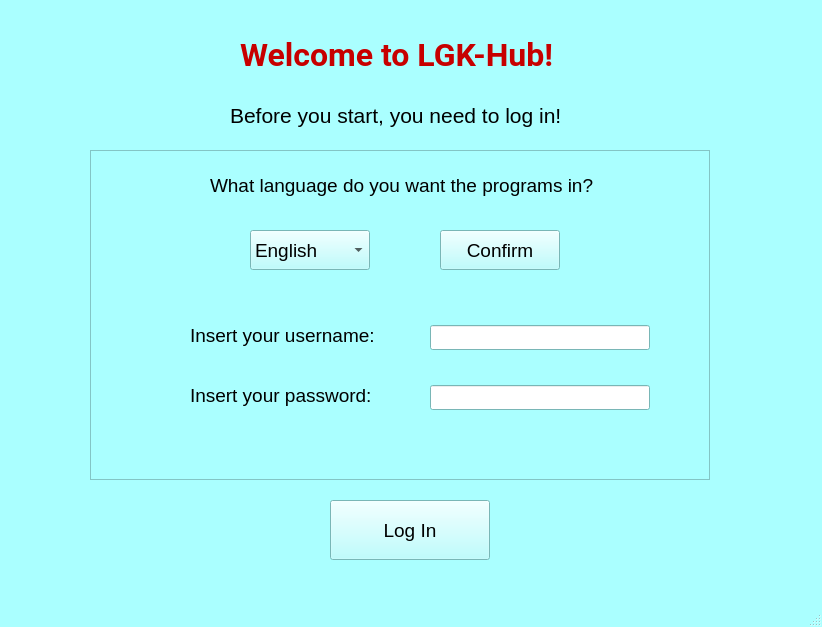
<?xml version="1.0" encoding="UTF-8"?>
<ui version="4.0">
 <class>MainWindow</class>
 <widget class="QMainWindow" name="MainWindow">
  <property name="geometry">
   <rect>
    <x>0</x>
    <y>0</y>
    <width>822</width>
    <height>627</height>
   </rect>
  </property>
  <property name="palette">
   <palette>
    <active>
     <colorrole role="WindowText">
      <brush brushstyle="SolidPattern">
       <color alpha="255">
        <red>0</red>
        <green>0</green>
        <blue>0</blue>
       </color>
      </brush>
     </colorrole>
     <colorrole role="Button">
      <brush brushstyle="SolidPattern">
       <color alpha="255">
        <red>170</red>
        <green>255</green>
        <blue>255</blue>
       </color>
      </brush>
     </colorrole>
     <colorrole role="Light">
      <brush brushstyle="SolidPattern">
       <color alpha="255">
        <red>255</red>
        <green>255</green>
        <blue>255</blue>
       </color>
      </brush>
     </colorrole>
     <colorrole role="Midlight">
      <brush brushstyle="SolidPattern">
       <color alpha="255">
        <red>212</red>
        <green>255</green>
        <blue>255</blue>
       </color>
      </brush>
     </colorrole>
     <colorrole role="Dark">
      <brush brushstyle="SolidPattern">
       <color alpha="255">
        <red>85</red>
        <green>127</green>
        <blue>127</blue>
       </color>
      </brush>
     </colorrole>
     <colorrole role="Mid">
      <brush brushstyle="SolidPattern">
       <color alpha="255">
        <red>113</red>
        <green>170</green>
        <blue>170</blue>
       </color>
      </brush>
     </colorrole>
     <colorrole role="Text">
      <brush brushstyle="SolidPattern">
       <color alpha="255">
        <red>0</red>
        <green>0</green>
        <blue>0</blue>
       </color>
      </brush>
     </colorrole>
     <colorrole role="BrightText">
      <brush brushstyle="SolidPattern">
       <color alpha="255">
        <red>255</red>
        <green>255</green>
        <blue>255</blue>
       </color>
      </brush>
     </colorrole>
     <colorrole role="ButtonText">
      <brush brushstyle="SolidPattern">
       <color alpha="255">
        <red>0</red>
        <green>0</green>
        <blue>0</blue>
       </color>
      </brush>
     </colorrole>
     <colorrole role="Base">
      <brush brushstyle="SolidPattern">
       <color alpha="255">
        <red>255</red>
        <green>255</green>
        <blue>255</blue>
       </color>
      </brush>
     </colorrole>
     <colorrole role="Window">
      <brush brushstyle="SolidPattern">
       <color alpha="255">
        <red>170</red>
        <green>255</green>
        <blue>255</blue>
       </color>
      </brush>
     </colorrole>
     <colorrole role="Shadow">
      <brush brushstyle="SolidPattern">
       <color alpha="255">
        <red>0</red>
        <green>0</green>
        <blue>0</blue>
       </color>
      </brush>
     </colorrole>
     <colorrole role="AlternateBase">
      <brush brushstyle="SolidPattern">
       <color alpha="255">
        <red>212</red>
        <green>255</green>
        <blue>255</blue>
       </color>
      </brush>
     </colorrole>
     <colorrole role="ToolTipBase">
      <brush brushstyle="SolidPattern">
       <color alpha="255">
        <red>255</red>
        <green>255</green>
        <blue>220</blue>
       </color>
      </brush>
     </colorrole>
     <colorrole role="ToolTipText">
      <brush brushstyle="SolidPattern">
       <color alpha="255">
        <red>0</red>
        <green>0</green>
        <blue>0</blue>
       </color>
      </brush>
     </colorrole>
     <colorrole role="PlaceholderText">
      <brush brushstyle="SolidPattern">
       <color alpha="128">
        <red>0</red>
        <green>0</green>
        <blue>0</blue>
       </color>
      </brush>
     </colorrole>
    </active>
    <inactive>
     <colorrole role="WindowText">
      <brush brushstyle="SolidPattern">
       <color alpha="255">
        <red>0</red>
        <green>0</green>
        <blue>0</blue>
       </color>
      </brush>
     </colorrole>
     <colorrole role="Button">
      <brush brushstyle="SolidPattern">
       <color alpha="255">
        <red>170</red>
        <green>255</green>
        <blue>255</blue>
       </color>
      </brush>
     </colorrole>
     <colorrole role="Light">
      <brush brushstyle="SolidPattern">
       <color alpha="255">
        <red>255</red>
        <green>255</green>
        <blue>255</blue>
       </color>
      </brush>
     </colorrole>
     <colorrole role="Midlight">
      <brush brushstyle="SolidPattern">
       <color alpha="255">
        <red>212</red>
        <green>255</green>
        <blue>255</blue>
       </color>
      </brush>
     </colorrole>
     <colorrole role="Dark">
      <brush brushstyle="SolidPattern">
       <color alpha="255">
        <red>85</red>
        <green>127</green>
        <blue>127</blue>
       </color>
      </brush>
     </colorrole>
     <colorrole role="Mid">
      <brush brushstyle="SolidPattern">
       <color alpha="255">
        <red>113</red>
        <green>170</green>
        <blue>170</blue>
       </color>
      </brush>
     </colorrole>
     <colorrole role="Text">
      <brush brushstyle="SolidPattern">
       <color alpha="255">
        <red>0</red>
        <green>0</green>
        <blue>0</blue>
       </color>
      </brush>
     </colorrole>
     <colorrole role="BrightText">
      <brush brushstyle="SolidPattern">
       <color alpha="255">
        <red>255</red>
        <green>255</green>
        <blue>255</blue>
       </color>
      </brush>
     </colorrole>
     <colorrole role="ButtonText">
      <brush brushstyle="SolidPattern">
       <color alpha="255">
        <red>0</red>
        <green>0</green>
        <blue>0</blue>
       </color>
      </brush>
     </colorrole>
     <colorrole role="Base">
      <brush brushstyle="SolidPattern">
       <color alpha="255">
        <red>255</red>
        <green>255</green>
        <blue>255</blue>
       </color>
      </brush>
     </colorrole>
     <colorrole role="Window">
      <brush brushstyle="SolidPattern">
       <color alpha="255">
        <red>170</red>
        <green>255</green>
        <blue>255</blue>
       </color>
      </brush>
     </colorrole>
     <colorrole role="Shadow">
      <brush brushstyle="SolidPattern">
       <color alpha="255">
        <red>0</red>
        <green>0</green>
        <blue>0</blue>
       </color>
      </brush>
     </colorrole>
     <colorrole role="AlternateBase">
      <brush brushstyle="SolidPattern">
       <color alpha="255">
        <red>212</red>
        <green>255</green>
        <blue>255</blue>
       </color>
      </brush>
     </colorrole>
     <colorrole role="ToolTipBase">
      <brush brushstyle="SolidPattern">
       <color alpha="255">
        <red>255</red>
        <green>255</green>
        <blue>220</blue>
       </color>
      </brush>
     </colorrole>
     <colorrole role="ToolTipText">
      <brush brushstyle="SolidPattern">
       <color alpha="255">
        <red>0</red>
        <green>0</green>
        <blue>0</blue>
       </color>
      </brush>
     </colorrole>
     <colorrole role="PlaceholderText">
      <brush brushstyle="SolidPattern">
       <color alpha="128">
        <red>0</red>
        <green>0</green>
        <blue>0</blue>
       </color>
      </brush>
     </colorrole>
    </inactive>
    <disabled>
     <colorrole role="WindowText">
      <brush brushstyle="SolidPattern">
       <color alpha="255">
        <red>85</red>
        <green>127</green>
        <blue>127</blue>
       </color>
      </brush>
     </colorrole>
     <colorrole role="Button">
      <brush brushstyle="SolidPattern">
       <color alpha="255">
        <red>170</red>
        <green>255</green>
        <blue>255</blue>
       </color>
      </brush>
     </colorrole>
     <colorrole role="Light">
      <brush brushstyle="SolidPattern">
       <color alpha="255">
        <red>255</red>
        <green>255</green>
        <blue>255</blue>
       </color>
      </brush>
     </colorrole>
     <colorrole role="Midlight">
      <brush brushstyle="SolidPattern">
       <color alpha="255">
        <red>212</red>
        <green>255</green>
        <blue>255</blue>
       </color>
      </brush>
     </colorrole>
     <colorrole role="Dark">
      <brush brushstyle="SolidPattern">
       <color alpha="255">
        <red>85</red>
        <green>127</green>
        <blue>127</blue>
       </color>
      </brush>
     </colorrole>
     <colorrole role="Mid">
      <brush brushstyle="SolidPattern">
       <color alpha="255">
        <red>113</red>
        <green>170</green>
        <blue>170</blue>
       </color>
      </brush>
     </colorrole>
     <colorrole role="Text">
      <brush brushstyle="SolidPattern">
       <color alpha="255">
        <red>85</red>
        <green>127</green>
        <blue>127</blue>
       </color>
      </brush>
     </colorrole>
     <colorrole role="BrightText">
      <brush brushstyle="SolidPattern">
       <color alpha="255">
        <red>255</red>
        <green>255</green>
        <blue>255</blue>
       </color>
      </brush>
     </colorrole>
     <colorrole role="ButtonText">
      <brush brushstyle="SolidPattern">
       <color alpha="255">
        <red>85</red>
        <green>127</green>
        <blue>127</blue>
       </color>
      </brush>
     </colorrole>
     <colorrole role="Base">
      <brush brushstyle="SolidPattern">
       <color alpha="255">
        <red>170</red>
        <green>255</green>
        <blue>255</blue>
       </color>
      </brush>
     </colorrole>
     <colorrole role="Window">
      <brush brushstyle="SolidPattern">
       <color alpha="255">
        <red>170</red>
        <green>255</green>
        <blue>255</blue>
       </color>
      </brush>
     </colorrole>
     <colorrole role="Shadow">
      <brush brushstyle="SolidPattern">
       <color alpha="255">
        <red>0</red>
        <green>0</green>
        <blue>0</blue>
       </color>
      </brush>
     </colorrole>
     <colorrole role="AlternateBase">
      <brush brushstyle="SolidPattern">
       <color alpha="255">
        <red>170</red>
        <green>255</green>
        <blue>255</blue>
       </color>
      </brush>
     </colorrole>
     <colorrole role="ToolTipBase">
      <brush brushstyle="SolidPattern">
       <color alpha="255">
        <red>255</red>
        <green>255</green>
        <blue>220</blue>
       </color>
      </brush>
     </colorrole>
     <colorrole role="ToolTipText">
      <brush brushstyle="SolidPattern">
       <color alpha="255">
        <red>0</red>
        <green>0</green>
        <blue>0</blue>
       </color>
      </brush>
     </colorrole>
     <colorrole role="PlaceholderText">
      <brush brushstyle="SolidPattern">
       <color alpha="128">
        <red>0</red>
        <green>0</green>
        <blue>0</blue>
       </color>
      </brush>
     </colorrole>
    </disabled>
   </palette>
  </property>
  <property name="windowTitle">
   <string>MainWindow</string>
  </property>
  <widget class="QWidget" name="centralwidget">
   <widget class="QLabel" name="benvenuto">
    <property name="geometry">
     <rect>
      <x>240</x>
      <y>10</y>
      <width>340</width>
      <height>90</height>
     </rect>
    </property>
    <property name="palette">
     <palette>
      <active>
       <colorrole role="WindowText">
        <brush brushstyle="SolidPattern">
         <color alpha="255">
          <red>199</red>
          <green>0</green>
          <blue>0</blue>
         </color>
        </brush>
       </colorrole>
       <colorrole role="Button">
        <brush brushstyle="SolidPattern">
         <color alpha="255">
          <red>255</red>
          <green>0</green>
          <blue>0</blue>
         </color>
        </brush>
       </colorrole>
       <colorrole role="Light">
        <brush brushstyle="SolidPattern">
         <color alpha="255">
          <red>255</red>
          <green>127</green>
          <blue>127</blue>
         </color>
        </brush>
       </colorrole>
       <colorrole role="Midlight">
        <brush brushstyle="SolidPattern">
         <color alpha="255">
          <red>255</red>
          <green>63</green>
          <blue>63</blue>
         </color>
        </brush>
       </colorrole>
       <colorrole role="Dark">
        <brush brushstyle="SolidPattern">
         <color alpha="255">
          <red>127</red>
          <green>0</green>
          <blue>0</blue>
         </color>
        </brush>
       </colorrole>
       <colorrole role="Mid">
        <brush brushstyle="SolidPattern">
         <color alpha="255">
          <red>170</red>
          <green>0</green>
          <blue>0</blue>
         </color>
        </brush>
       </colorrole>
       <colorrole role="Text">
        <brush brushstyle="SolidPattern">
         <color alpha="255">
          <red>0</red>
          <green>0</green>
          <blue>0</blue>
         </color>
        </brush>
       </colorrole>
       <colorrole role="BrightText">
        <brush brushstyle="SolidPattern">
         <color alpha="255">
          <red>255</red>
          <green>255</green>
          <blue>255</blue>
         </color>
        </brush>
       </colorrole>
       <colorrole role="ButtonText">
        <brush brushstyle="SolidPattern">
         <color alpha="255">
          <red>0</red>
          <green>0</green>
          <blue>0</blue>
         </color>
        </brush>
       </colorrole>
       <colorrole role="Base">
        <brush brushstyle="SolidPattern">
         <color alpha="255">
          <red>255</red>
          <green>255</green>
          <blue>255</blue>
         </color>
        </brush>
       </colorrole>
       <colorrole role="Window">
        <brush brushstyle="SolidPattern">
         <color alpha="255">
          <red>255</red>
          <green>0</green>
          <blue>0</blue>
         </color>
        </brush>
       </colorrole>
       <colorrole role="Shadow">
        <brush brushstyle="SolidPattern">
         <color alpha="255">
          <red>0</red>
          <green>0</green>
          <blue>0</blue>
         </color>
        </brush>
       </colorrole>
       <colorrole role="AlternateBase">
        <brush brushstyle="SolidPattern">
         <color alpha="255">
          <red>255</red>
          <green>127</green>
          <blue>127</blue>
         </color>
        </brush>
       </colorrole>
       <colorrole role="ToolTipBase">
        <brush brushstyle="SolidPattern">
         <color alpha="255">
          <red>255</red>
          <green>255</green>
          <blue>220</blue>
         </color>
        </brush>
       </colorrole>
       <colorrole role="ToolTipText">
        <brush brushstyle="SolidPattern">
         <color alpha="255">
          <red>0</red>
          <green>0</green>
          <blue>0</blue>
         </color>
        </brush>
       </colorrole>
       <colorrole role="PlaceholderText">
        <brush brushstyle="SolidPattern">
         <color alpha="128">
          <red>0</red>
          <green>0</green>
          <blue>0</blue>
         </color>
        </brush>
       </colorrole>
      </active>
      <inactive>
       <colorrole role="WindowText">
        <brush brushstyle="SolidPattern">
         <color alpha="255">
          <red>199</red>
          <green>0</green>
          <blue>0</blue>
         </color>
        </brush>
       </colorrole>
       <colorrole role="Button">
        <brush brushstyle="SolidPattern">
         <color alpha="255">
          <red>255</red>
          <green>0</green>
          <blue>0</blue>
         </color>
        </brush>
       </colorrole>
       <colorrole role="Light">
        <brush brushstyle="SolidPattern">
         <color alpha="255">
          <red>255</red>
          <green>127</green>
          <blue>127</blue>
         </color>
        </brush>
       </colorrole>
       <colorrole role="Midlight">
        <brush brushstyle="SolidPattern">
         <color alpha="255">
          <red>255</red>
          <green>63</green>
          <blue>63</blue>
         </color>
        </brush>
       </colorrole>
       <colorrole role="Dark">
        <brush brushstyle="SolidPattern">
         <color alpha="255">
          <red>127</red>
          <green>0</green>
          <blue>0</blue>
         </color>
        </brush>
       </colorrole>
       <colorrole role="Mid">
        <brush brushstyle="SolidPattern">
         <color alpha="255">
          <red>170</red>
          <green>0</green>
          <blue>0</blue>
         </color>
        </brush>
       </colorrole>
       <colorrole role="Text">
        <brush brushstyle="SolidPattern">
         <color alpha="255">
          <red>0</red>
          <green>0</green>
          <blue>0</blue>
         </color>
        </brush>
       </colorrole>
       <colorrole role="BrightText">
        <brush brushstyle="SolidPattern">
         <color alpha="255">
          <red>255</red>
          <green>255</green>
          <blue>255</blue>
         </color>
        </brush>
       </colorrole>
       <colorrole role="ButtonText">
        <brush brushstyle="SolidPattern">
         <color alpha="255">
          <red>0</red>
          <green>0</green>
          <blue>0</blue>
         </color>
        </brush>
       </colorrole>
       <colorrole role="Base">
        <brush brushstyle="SolidPattern">
         <color alpha="255">
          <red>255</red>
          <green>255</green>
          <blue>255</blue>
         </color>
        </brush>
       </colorrole>
       <colorrole role="Window">
        <brush brushstyle="SolidPattern">
         <color alpha="255">
          <red>255</red>
          <green>0</green>
          <blue>0</blue>
         </color>
        </brush>
       </colorrole>
       <colorrole role="Shadow">
        <brush brushstyle="SolidPattern">
         <color alpha="255">
          <red>0</red>
          <green>0</green>
          <blue>0</blue>
         </color>
        </brush>
       </colorrole>
       <colorrole role="AlternateBase">
        <brush brushstyle="SolidPattern">
         <color alpha="255">
          <red>255</red>
          <green>127</green>
          <blue>127</blue>
         </color>
        </brush>
       </colorrole>
       <colorrole role="ToolTipBase">
        <brush brushstyle="SolidPattern">
         <color alpha="255">
          <red>255</red>
          <green>255</green>
          <blue>220</blue>
         </color>
        </brush>
       </colorrole>
       <colorrole role="ToolTipText">
        <brush brushstyle="SolidPattern">
         <color alpha="255">
          <red>0</red>
          <green>0</green>
          <blue>0</blue>
         </color>
        </brush>
       </colorrole>
       <colorrole role="PlaceholderText">
        <brush brushstyle="SolidPattern">
         <color alpha="128">
          <red>0</red>
          <green>0</green>
          <blue>0</blue>
         </color>
        </brush>
       </colorrole>
      </inactive>
      <disabled>
       <colorrole role="WindowText">
        <brush brushstyle="SolidPattern">
         <color alpha="255">
          <red>127</red>
          <green>0</green>
          <blue>0</blue>
         </color>
        </brush>
       </colorrole>
       <colorrole role="Button">
        <brush brushstyle="SolidPattern">
         <color alpha="255">
          <red>255</red>
          <green>0</green>
          <blue>0</blue>
         </color>
        </brush>
       </colorrole>
       <colorrole role="Light">
        <brush brushstyle="SolidPattern">
         <color alpha="255">
          <red>255</red>
          <green>127</green>
          <blue>127</blue>
         </color>
        </brush>
       </colorrole>
       <colorrole role="Midlight">
        <brush brushstyle="SolidPattern">
         <color alpha="255">
          <red>255</red>
          <green>63</green>
          <blue>63</blue>
         </color>
        </brush>
       </colorrole>
       <colorrole role="Dark">
        <brush brushstyle="SolidPattern">
         <color alpha="255">
          <red>127</red>
          <green>0</green>
          <blue>0</blue>
         </color>
        </brush>
       </colorrole>
       <colorrole role="Mid">
        <brush brushstyle="SolidPattern">
         <color alpha="255">
          <red>170</red>
          <green>0</green>
          <blue>0</blue>
         </color>
        </brush>
       </colorrole>
       <colorrole role="Text">
        <brush brushstyle="SolidPattern">
         <color alpha="255">
          <red>127</red>
          <green>0</green>
          <blue>0</blue>
         </color>
        </brush>
       </colorrole>
       <colorrole role="BrightText">
        <brush brushstyle="SolidPattern">
         <color alpha="255">
          <red>255</red>
          <green>255</green>
          <blue>255</blue>
         </color>
        </brush>
       </colorrole>
       <colorrole role="ButtonText">
        <brush brushstyle="SolidPattern">
         <color alpha="255">
          <red>127</red>
          <green>0</green>
          <blue>0</blue>
         </color>
        </brush>
       </colorrole>
       <colorrole role="Base">
        <brush brushstyle="SolidPattern">
         <color alpha="255">
          <red>255</red>
          <green>0</green>
          <blue>0</blue>
         </color>
        </brush>
       </colorrole>
       <colorrole role="Window">
        <brush brushstyle="SolidPattern">
         <color alpha="255">
          <red>255</red>
          <green>0</green>
          <blue>0</blue>
         </color>
        </brush>
       </colorrole>
       <colorrole role="Shadow">
        <brush brushstyle="SolidPattern">
         <color alpha="255">
          <red>0</red>
          <green>0</green>
          <blue>0</blue>
         </color>
        </brush>
       </colorrole>
       <colorrole role="AlternateBase">
        <brush brushstyle="SolidPattern">
         <color alpha="255">
          <red>255</red>
          <green>0</green>
          <blue>0</blue>
         </color>
        </brush>
       </colorrole>
       <colorrole role="ToolTipBase">
        <brush brushstyle="SolidPattern">
         <color alpha="255">
          <red>255</red>
          <green>255</green>
          <blue>220</blue>
         </color>
        </brush>
       </colorrole>
       <colorrole role="ToolTipText">
        <brush brushstyle="SolidPattern">
         <color alpha="255">
          <red>0</red>
          <green>0</green>
          <blue>0</blue>
         </color>
        </brush>
       </colorrole>
       <colorrole role="PlaceholderText">
        <brush brushstyle="SolidPattern">
         <color alpha="128">
          <red>0</red>
          <green>0</green>
          <blue>0</blue>
         </color>
        </brush>
       </colorrole>
      </disabled>
     </palette>
    </property>
    <property name="font">
     <font>
      <family>Roboto</family>
      <pointsize>24</pointsize>
      <weight>75</weight>
      <italic>false</italic>
      <bold>true</bold>
      <underline>false</underline>
      <strikeout>false</strikeout>
     </font>
    </property>
    <property name="text">
     <string>Welcome to LGK-Hub!</string>
    </property>
   </widget>
   <widget class="QLabel" name="login_label">
    <property name="geometry">
     <rect>
      <x>230</x>
      <y>90</y>
      <width>350</width>
      <height>50</height>
     </rect>
    </property>
    <property name="font">
     <font>
      <pointsize>16</pointsize>
     </font>
    </property>
    <property name="text">
     <string>Before you start, you need to log in!</string>
    </property>
   </widget>
   <widget class="QFrame" name="main_frame">
    <property name="geometry">
     <rect>
      <x>90</x>
      <y>150</y>
      <width>620</width>
      <height>330</height>
     </rect>
    </property>
    <property name="font">
     <font>
      <pointsize>14</pointsize>
     </font>
    </property>
    <property name="frameShape">
     <enum>QFrame::StyledPanel</enum>
    </property>
    <property name="frameShadow">
     <enum>QFrame::Raised</enum>
    </property>
    <widget class="QLabel" name="question_label">
     <property name="geometry">
      <rect>
       <x>120</x>
       <y>20</y>
       <width>390</width>
       <height>30</height>
      </rect>
     </property>
     <property name="text">
      <string>What language do you want the programs in?</string>
     </property>
    </widget>
    <widget class="QLabel" name="username_label">
     <property name="geometry">
      <rect>
       <x>100</x>
       <y>170</y>
       <width>220</width>
       <height>30</height>
      </rect>
     </property>
     <property name="text">
      <string>Insert your username:</string>
     </property>
    </widget>
    <widget class="QLabel" name="password_label">
     <property name="geometry">
      <rect>
       <x>100</x>
       <y>230</y>
       <width>220</width>
       <height>30</height>
      </rect>
     </property>
     <property name="text">
      <string>Insert your password:</string>
     </property>
    </widget>
    <widget class="QComboBox" name="comboBox">
     <property name="geometry">
      <rect>
       <x>160</x>
       <y>80</y>
       <width>120</width>
       <height>40</height>
      </rect>
     </property>
     <item>
      <property name="text">
       <string>English</string>
      </property>
     </item>
     <item>
      <property name="text">
       <string>Italiano</string>
      </property>
     </item>
    </widget>
    <widget class="QLineEdit" name="username_field">
     <property name="geometry">
      <rect>
       <x>340</x>
       <y>175</y>
       <width>220</width>
       <height>25</height>
      </rect>
     </property>
     <property name="font">
      <font>
       <pointsize>12</pointsize>
      </font>
     </property>
    </widget>
    <widget class="QLineEdit" name="password_field">
     <property name="geometry">
      <rect>
       <x>340</x>
       <y>235</y>
       <width>220</width>
       <height>25</height>
      </rect>
     </property>
     <property name="font">
      <font>
       <pointsize>12</pointsize>
      </font>
     </property>
    </widget>
    <widget class="QPushButton" name="langButton">
     <property name="geometry">
      <rect>
       <x>350</x>
       <y>80</y>
       <width>120</width>
       <height>40</height>
      </rect>
     </property>
     <property name="text">
      <string>Confirm</string>
     </property>
    </widget>
   </widget>
   <widget class="QPushButton" name="login_button">
    <property name="geometry">
     <rect>
      <x>330</x>
      <y>500</y>
      <width>160</width>
      <height>60</height>
     </rect>
    </property>
    <property name="font">
     <font>
      <pointsize>14</pointsize>
     </font>
    </property>
    <property name="text">
     <string>Log In</string>
    </property>
   </widget>
  </widget>
  <widget class="QMenuBar" name="menubar">
   <property name="geometry">
    <rect>
     <x>0</x>
     <y>0</y>
     <width>822</width>
     <height>21</height>
    </rect>
   </property>
  </widget>
  <widget class="QStatusBar" name="statusbar"/>
 </widget>
 <resources/>
 <connections/>
</ui>
